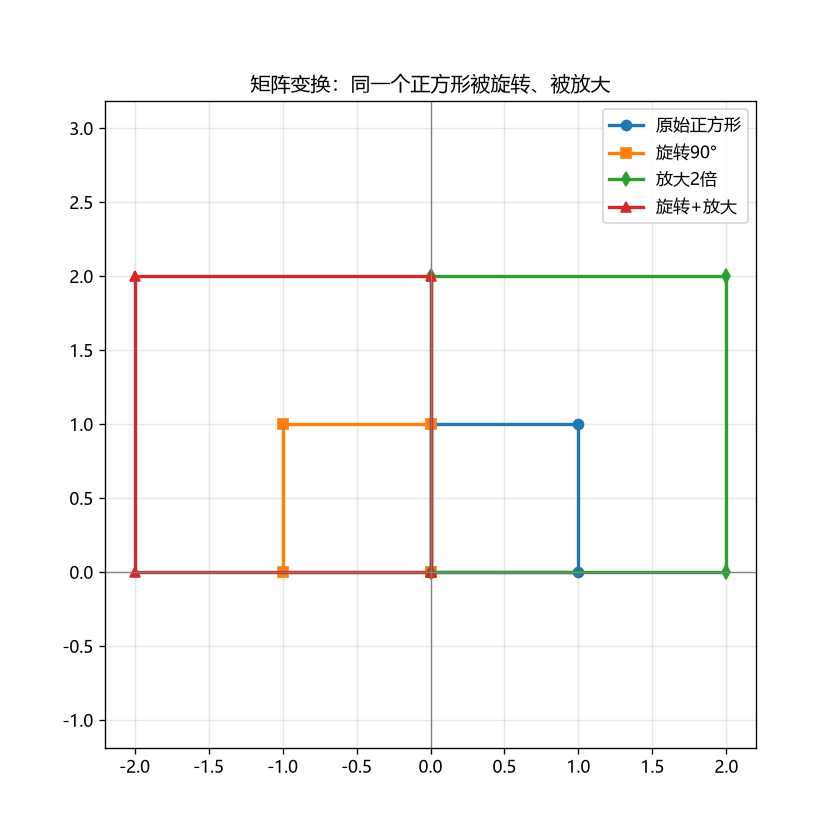

The script that saved this image:
# 旋转 + 缩放 可视化：一眼看懂矩阵变换
import numpy as np
import matplotlib.pyplot as plt

# 一个正方形（5 个点，最后一个回到起点形成闭合图形）
square = np.array([
    [0, 1, 1, 0, 0],   # x 坐标
    [0, 0, 1, 1, 0],   # y 坐标
])

# 两条变换规则
R = np.array([[0, -1], [1,  0]])   # 旋转 90°（转角度）
S = np.array([[2, 0],  [0, 2]])    # 放大 2 倍（边长 ×2）

rotated = R @ square               # 只旋转
scaled  = S @ square               # 只放大
both    = (S @ R) @ square         # 旋转 + 放大（接力）

plt.figure(figsize=(7, 7))
plt.plot(square[0],  square[1],  'o-', label='原始正方形',  linewidth=2)
plt.plot(rotated[0], rotated[1], 's-', label='旋转90°',      linewidth=2)
plt.plot(scaled[0],  scaled[1],  'd-', label='放大2倍',      linewidth=2)
plt.plot(both[0],    both[1],    '^-', label='旋转+放大',    linewidth=2)
plt.axhline(0, color='gray', linewidth=0.8)
plt.axvline(0, color='gray', linewidth=0.8)
plt.grid(alpha=0.3)
plt.axis('equal')
plt.legend(loc='best')
plt.title('矩阵变换：同一个正方形被旋转、被放大')
plt.savefig(r'C:\Users\hzl\AI-Learning\02-data-science\matrix_transform.png', dpi=120)
print("✅ 图片已保存: 02-data-science/matrix_transform.png")
